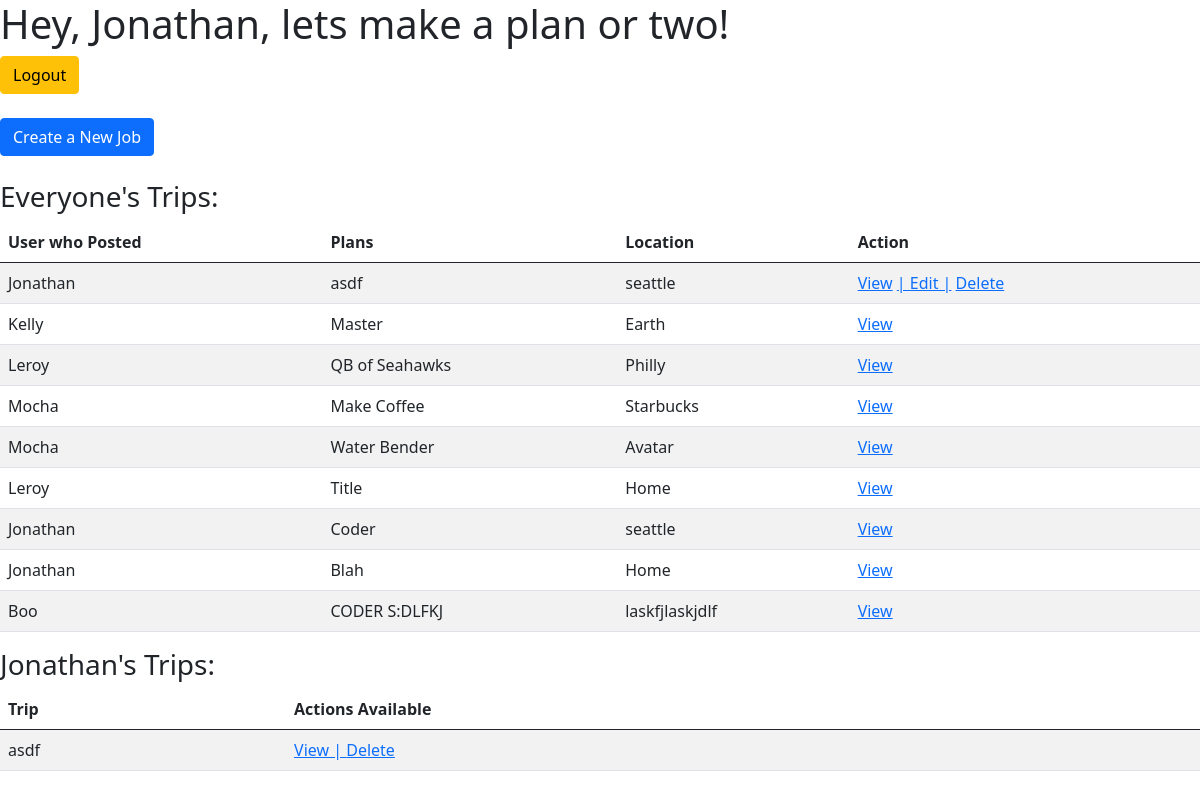
Before: /dashboard (signed in) with the older database file.
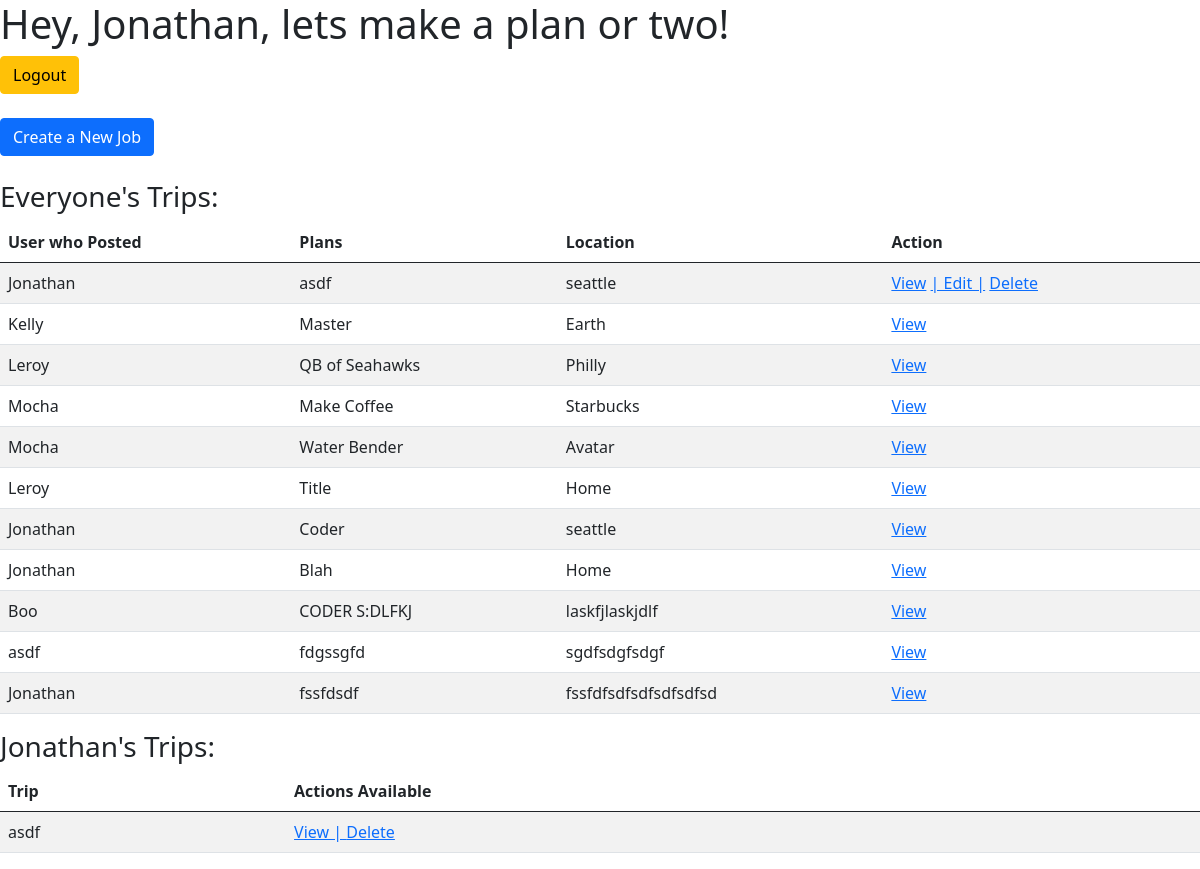
After: the same page with the newer database file.
### handy_app/models.py (models this page shows)
class Job(models.Model):
    title = models.CharField(max_length=255)
    description = models.CharField(max_length=255)
    location = models.CharField(max_length=255)
    catagory = models.CharField(max_length=255)
    user = models.ForeignKey(User, related_name='job', on_delete = models.CASCADE)
    created_at = models.DateTimeField(auto_now_add=True)
    updated_at = models.DateTimeField(auto_now=True)
    objects = JobManger()

### log_app/models.py (models this page shows)
class User(models.Model):
    first_name = models.CharField(max_length=255)
    last_name = models.CharField(max_length=255)
    email = models.EmailField()
    password = models.CharField(max_length=255)
    created_at = models.DateTimeField(auto_now_add=True)
    updated_at = models.DateTimeField(auto_now=True)
    objects = UserManager()

### log_app/views.py (the view)
# urls.py: path('dashboard', views.dashboard),
def dashboard(request):
    try:
        context = {
            "user": User.objects.get(id=request.session['user_id']),
            "jobs": Job.objects.all(),
        }
    except:
        return redirect('/')
    return render(request, 'dashboard.html', context)

### log_app/templates/dashboard.html (shortened to what this page needs)
<!DOCTYPE html>
<html lang="en">
<head>
    <link href="https://cdn.jsdelivr.net/npm/bootstrap@5.0.0-beta1/dist/css/bootstrap.min.css" rel="stylesheet">
</head>
<body>
    <div class="wrapper">
        <h1>Hey, {{user.first_name}}, lets make a plan or two!</h1>
        <a class='log_out' href="/log_out"><input class="btn btn-warning" type="button" value='Logout'></a><br><br>
        <form class='create_job' action="jobs/new" method="POST">
            <input class="btn btn-primary" type="submit" value="Create a New Job">
        </form> <br>
        <div class="your_trips">
            <h3>Everyone's Trips:</h3>
            <table class="table table-striped">
                <thead>
                    <th>User who Posted</th>
                    <th>Plans</th>
                    <th>Location</th>
                    <th>Action</th>
                </thead>
                {% for job in jobs %}
                    <tr>
                        <td>{{job.user.first_name}}</td>
                        <td>{{job.title}}</td>
                        <td>{{job.location}}</td>
                        <td>
                            <a href="jobs/show/{{job.id}}">View</a>
                            {% if user == job.user %}
                                <a href="jobs/edit/{{job.id}}"> | Edit |</a>
                                <a href="/delete/{{job.id}}"> Delete</a>
                            {% endif %}
                        </td>
                    </tr>
                {% endfor %}
            </table>
        </div>
        <div class="other_trips">
            <h3>{{user.first_name}}'s Trips:</h3>
            <table class="table table-striped">
                <thead>
                    <th>Trip</th>
                    <th>Actions Available</th>
                </thead>
                {% for job in user.job.all %}
                    <tr>
                        <td>{{job.title}}</td>
                        <td><a href="jobs/show/{{job.id}}">View |</a><a href="/delete/{{job.id}}"> Delete</a></td>
                    </tr>
                {% endfor %}
            </table>
        </div>
    </div>
</body>
</html>

Changed rows visible on the page:
added Job: user.first_name "asdf", title "fdgssgfd", location "sgdfsdgfsdgf", shown under "Everyone's Trips:"
added Job: user.first_name "Jonathan", title "fssfdsdf", location "fssfdfsdfsdfsdfsdfsd", shown under "Everyone's Trips:"
